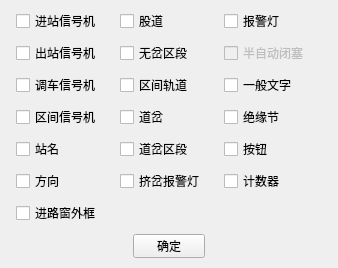
<?xml version="1.0" encoding="UTF-8"?>
<ui version="4.0">
 <class>StaVisibleSetKSK</class>
 <widget class="QWidget" name="StaVisibleSetKSK">
  <property name="geometry">
   <rect>
    <x>0</x>
    <y>0</y>
    <width>338</width>
    <height>268</height>
   </rect>
  </property>
  <property name="windowTitle">
   <string>StaVisibleSetKSK</string>
  </property>
  <layout class="QVBoxLayout" name="verticalLayout" stretch="4,0">
   <property name="spacing">
    <number>8</number>
   </property>
   <property name="leftMargin">
    <number>16</number>
   </property>
   <property name="topMargin">
    <number>8</number>
   </property>
   <property name="rightMargin">
    <number>16</number>
   </property>
   <property name="bottomMargin">
    <number>8</number>
   </property>
   <item>
    <layout class="QGridLayout" name="gridLayout">
     <property name="spacing">
      <number>8</number>
     </property>
     <item row="0" column="0">
      <widget class="QCheckBox" name="entrySignalName">
       <property name="minimumSize">
        <size>
         <width>96</width>
         <height>24</height>
        </size>
       </property>
       <property name="maximumSize">
        <size>
         <width>96</width>
         <height>24</height>
        </size>
       </property>
       <property name="text">
        <string>进站信号机</string>
       </property>
      </widget>
     </item>
     <item row="0" column="2">
      <widget class="QCheckBox" name="stateLempName">
       <property name="minimumSize">
        <size>
         <width>96</width>
         <height>24</height>
        </size>
       </property>
       <property name="maximumSize">
        <size>
         <width>96</width>
         <height>24</height>
        </size>
       </property>
       <property name="text">
        <string>报警灯</string>
       </property>
      </widget>
     </item>
     <item row="3" column="0">
      <widget class="QCheckBox" name="sectionSignalName">
       <property name="minimumSize">
        <size>
         <width>96</width>
         <height>24</height>
        </size>
       </property>
       <property name="maximumSize">
        <size>
         <width>96</width>
         <height>24</height>
        </size>
       </property>
       <property name="text">
        <string>区间信号机</string>
       </property>
      </widget>
     </item>
     <item row="4" column="0">
      <widget class="QCheckBox" name="stationName">
       <property name="minimumSize">
        <size>
         <width>96</width>
         <height>24</height>
        </size>
       </property>
       <property name="maximumSize">
        <size>
         <width>96</width>
         <height>24</height>
        </size>
       </property>
       <property name="text">
        <string>站名</string>
       </property>
      </widget>
     </item>
     <item row="1" column="2">
      <widget class="QCheckBox" name="occludeLempName">
       <property name="enabled">
        <bool>false</bool>
       </property>
       <property name="minimumSize">
        <size>
         <width>96</width>
         <height>24</height>
        </size>
       </property>
       <property name="maximumSize">
        <size>
         <width>96</width>
         <height>24</height>
        </size>
       </property>
       <property name="text">
        <string>半自动闭塞</string>
       </property>
      </widget>
     </item>
     <item row="2" column="0">
      <widget class="QCheckBox" name="shuntSignalName">
       <property name="minimumSize">
        <size>
         <width>96</width>
         <height>24</height>
        </size>
       </property>
       <property name="maximumSize">
        <size>
         <width>96</width>
         <height>24</height>
        </size>
       </property>
       <property name="text">
        <string>调车信号机</string>
       </property>
      </widget>
     </item>
     <item row="1" column="0">
      <widget class="QCheckBox" name="exitSignalName">
       <property name="minimumSize">
        <size>
         <width>96</width>
         <height>24</height>
        </size>
       </property>
       <property name="maximumSize">
        <size>
         <width>96</width>
         <height>24</height>
        </size>
       </property>
       <property name="text">
        <string>出站信号机</string>
       </property>
      </widget>
     </item>
     <item row="0" column="1">
      <widget class="QCheckBox" name="trackName">
       <property name="minimumSize">
        <size>
         <width>96</width>
         <height>24</height>
        </size>
       </property>
       <property name="maximumSize">
        <size>
         <width>96</width>
         <height>24</height>
        </size>
       </property>
       <property name="text">
        <string>股道</string>
       </property>
      </widget>
     </item>
     <item row="1" column="1">
      <widget class="QCheckBox" name="unswitchSectionName">
       <property name="minimumSize">
        <size>
         <width>96</width>
         <height>24</height>
        </size>
       </property>
       <property name="maximumSize">
        <size>
         <width>96</width>
         <height>24</height>
        </size>
       </property>
       <property name="text">
        <string>无岔区段</string>
       </property>
      </widget>
     </item>
     <item row="5" column="0">
      <widget class="QCheckBox" name="direction">
       <property name="minimumSize">
        <size>
         <width>96</width>
         <height>24</height>
        </size>
       </property>
       <property name="maximumSize">
        <size>
         <width>96</width>
         <height>24</height>
        </size>
       </property>
       <property name="text">
        <string>方向</string>
       </property>
      </widget>
     </item>
     <item row="6" column="0">
      <widget class="QCheckBox" name="routeWndFrame">
       <property name="minimumSize">
        <size>
         <width>96</width>
         <height>24</height>
        </size>
       </property>
       <property name="maximumSize">
        <size>
         <width>96</width>
         <height>24</height>
        </size>
       </property>
       <property name="text">
        <string>进路窗外框</string>
       </property>
      </widget>
     </item>
     <item row="2" column="1">
      <widget class="QCheckBox" name="sectionName">
       <property name="minimumSize">
        <size>
         <width>96</width>
         <height>24</height>
        </size>
       </property>
       <property name="maximumSize">
        <size>
         <width>96</width>
         <height>24</height>
        </size>
       </property>
       <property name="text">
        <string>区间轨道</string>
       </property>
      </widget>
     </item>
     <item row="3" column="1">
      <widget class="QCheckBox" name="switchName">
       <property name="minimumSize">
        <size>
         <width>96</width>
         <height>24</height>
        </size>
       </property>
       <property name="maximumSize">
        <size>
         <width>96</width>
         <height>24</height>
        </size>
       </property>
       <property name="text">
        <string>道岔</string>
       </property>
      </widget>
     </item>
     <item row="4" column="1">
      <widget class="QCheckBox" name="switchSectionName">
       <property name="minimumSize">
        <size>
         <width>96</width>
         <height>24</height>
        </size>
       </property>
       <property name="maximumSize">
        <size>
         <width>96</width>
         <height>24</height>
        </size>
       </property>
       <property name="text">
        <string>道岔区段</string>
       </property>
      </widget>
     </item>
     <item row="5" column="1">
      <widget class="QCheckBox" name="squeezeLamp">
       <property name="minimumSize">
        <size>
         <width>96</width>
         <height>24</height>
        </size>
       </property>
       <property name="maximumSize">
        <size>
         <width>96</width>
         <height>24</height>
        </size>
       </property>
       <property name="text">
        <string>挤岔报警灯</string>
       </property>
      </widget>
     </item>
     <item row="2" column="2">
      <widget class="QCheckBox" name="text">
       <property name="minimumSize">
        <size>
         <width>96</width>
         <height>24</height>
        </size>
       </property>
       <property name="maximumSize">
        <size>
         <width>96</width>
         <height>24</height>
        </size>
       </property>
       <property name="text">
        <string>一般文字</string>
       </property>
      </widget>
     </item>
     <item row="3" column="2">
      <widget class="QCheckBox" name="insulationNode">
       <property name="minimumSize">
        <size>
         <width>96</width>
         <height>24</height>
        </size>
       </property>
       <property name="maximumSize">
        <size>
         <width>96</width>
         <height>24</height>
        </size>
       </property>
       <property name="text">
        <string>绝缘节</string>
       </property>
      </widget>
     </item>
     <item row="4" column="2">
      <widget class="QCheckBox" name="button">
       <property name="minimumSize">
        <size>
         <width>96</width>
         <height>24</height>
        </size>
       </property>
       <property name="maximumSize">
        <size>
         <width>96</width>
         <height>24</height>
        </size>
       </property>
       <property name="text">
        <string>按钮</string>
       </property>
      </widget>
     </item>
     <item row="5" column="2">
      <widget class="QCheckBox" name="counter">
       <property name="minimumSize">
        <size>
         <width>96</width>
         <height>24</height>
        </size>
       </property>
       <property name="maximumSize">
        <size>
         <width>96</width>
         <height>24</height>
        </size>
       </property>
       <property name="text">
        <string>计数器</string>
       </property>
      </widget>
     </item>
    </layout>
   </item>
   <item>
    <layout class="QHBoxLayout" name="horizontalLayout">
     <item>
      <widget class="QPushButton" name="confirmBtn">
       <property name="minimumSize">
        <size>
         <width>72</width>
         <height>24</height>
        </size>
       </property>
       <property name="maximumSize">
        <size>
         <width>72</width>
         <height>24</height>
        </size>
       </property>
       <property name="text">
        <string>确定</string>
       </property>
      </widget>
     </item>
    </layout>
   </item>
  </layout>
 </widget>
 <layoutdefault spacing="6" margin="11"/>
 <resources/>
 <connections/>
</ui>
